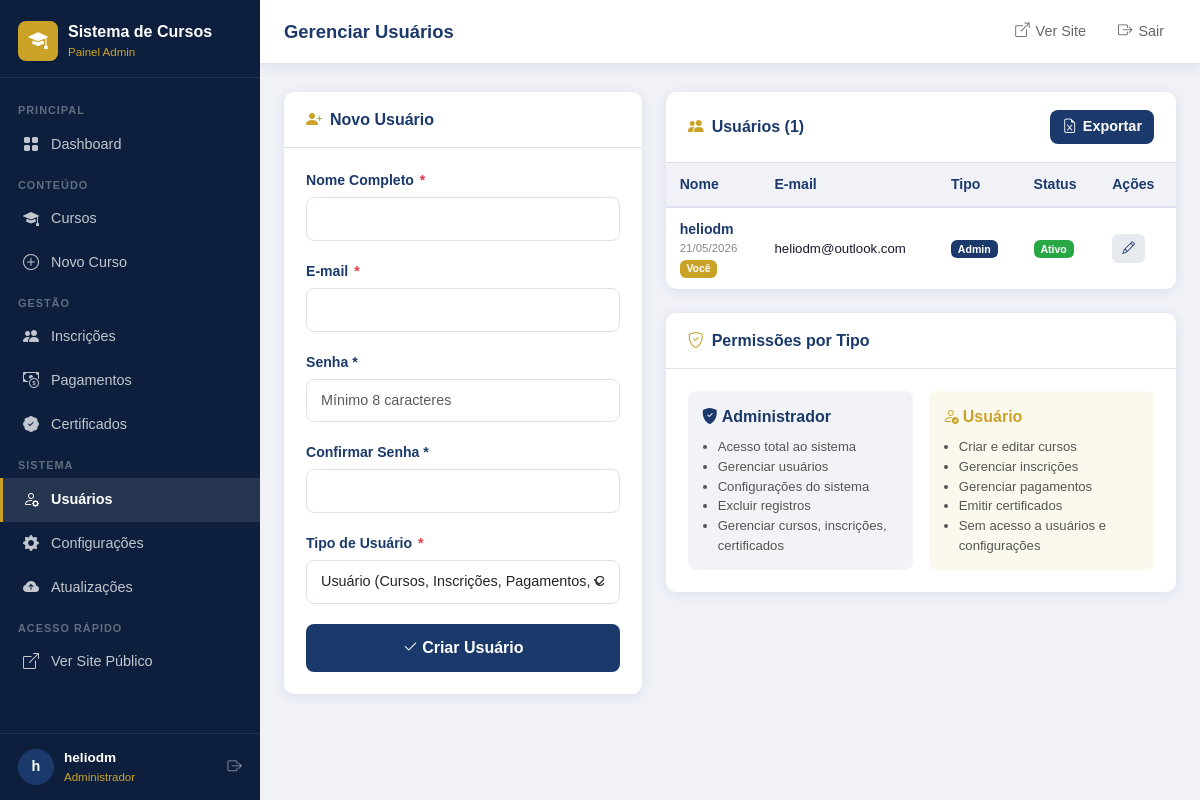
The app's page /admin/usuarios.php (signed in) with its own data.
### tables this page shows
CREATE TABLE IF NOT EXISTS `usuarios` (
  `id` int(11) NOT NULL AUTO_INCREMENT,
  `nome` varchar(150) NOT NULL,
  `email` varchar(150) NOT NULL,
  `senha` varchar(255) NOT NULL,
  `tipo` enum('admin','usuario') NOT NULL DEFAULT 'usuario',
  `ativo` tinyint(1) NOT NULL DEFAULT 1,
  `criado_em` timestamp NOT NULL DEFAULT current_timestamp(),
  `atualizado_em` timestamp NOT NULL DEFAULT current_timestamp() ON UPDATE current_timestamp(),
  PRIMARY KEY (`id`),
  UNIQUE KEY `email` (`email`)
);

### includes/functions.php (called while the page is built, shortened)
<?php
function getConfig(string $chave, string $default = ''): string {
    static $cache = [];
    $db = getDB();
    $stmt = $db->prepare("SELECT valor FROM configuracoes WHERE chave = ?");
    $stmt->execute([$chave]);
    $row = $stmt->fetch();
    $cache[$chave] = $row ? ($row['valor'] ?? $default) : $default;
    return $cache[$chave];
}
function h(mixed $valor): string {
    return htmlspecialchars((string)($valor ?? ''), ENT_QUOTES | ENT_HTML5, 'UTF-8');
}
function formatarData(?string $data, string $formato = 'd/m/Y'): string {
    return date($formato, strtotime($data));
}
function urlImagem(?string $caminho, string $default = ''): string {
    if (empty($caminho)) return $default;
    return $default;
}

### includes/auth.php (called while the page is built, shortened)
<?php
require_once __DIR__ . '/functions.php';
function isLoggedIn(): bool {
    return !empty($_SESSION['usuario_id']) && !empty($_SESSION['usuario_tipo']);
}
function isAdmin(): bool {
    return isLoggedIn() && $_SESSION['usuario_tipo'] === 'admin';
}
function getUsuarioLogado(): ?array {
    return [
        'id'    => $_SESSION['usuario_id'],
        'nome'  => $_SESSION['usuario_nome'],
        'email' => $_SESSION['usuario_email'],
        'tipo'  => $_SESSION['usuario_tipo'],
    ];
}

### admin/usuarios.php (the view, shortened to what this page needs)
<?php ob_start();
$pageTitle = 'Gerenciar Usuários';
require_once __DIR__ . '/includes/header.php';
$db    = getDB();
$editUser = null;
$usuarios = $db->query("SELECT id, nome, email, tipo, ativo, criado_em FROM usuarios ORDER BY tipo ASC, nome ASC")->fetchAll();
?>
<div class="row g-4">
  <div class="col-lg-5">
    <div class="admin-card">
      <div class="admin-card-header">
        <h5><i class="bi bi-person-plus-fill"></i> <?= $editUser ? 'Editar Usuário' : 'Novo Usuário' ?></h5>
      </div>
      <div class="admin-card-body">
        <form method="POST" novalidate>
          <div class="admin-form-group">
            <label>Nome Completo <span class="required">*</span></label>
            <input type="text" class="form-control" name="nome"
                   value="<?= h($editUser['nome'] ?? '') ?>" required maxlength="150">
          </div>
          <div class="admin-form-group">
            <label>E-mail <span class="required">*</span></label>
            <input type="email" class="form-control" name="email"
                   value="<?= h($editUser['email'] ?? '') ?>" required maxlength="150">
          </div>
          <div class="admin-form-group">
            <label>
              <?= $editUser ? 'Nova Senha (deixe em branco para manter)' : 'Senha *' ?>
            </label>
            <input type="password" class="form-control" name="senha" minlength="8"
                   placeholder="Mínimo 8 caracteres" <?= $editUser ? '' : 'required' ?>>
          </div>
          <div class="admin-form-group">
            <label>Confirmar Senha <?= $editUser ? '' : '*' ?></label>
            <input type="password" class="form-control" name="confirmar_senha" <?= $editUser ? '' : 'required' ?>>
          </div>
          <div class="admin-form-group">
            <label>Tipo de Usuário <span class="required">*</span></label>
            <select class="form-select" name="tipo">
              <option value="usuario" <?= ($editUser['tipo'] ?? '') === 'usuario' ? 'selected' : '' ?>>
                Usuário (Cursos, Inscrições, Pagamentos, Certificados)
              </option>
            </select>
          </div>
          <button type="submit" class="btn w-100" style="background:var(--primary);color:#fff;font-weight:700;border-radius:8px;padding:11px;">
            <i class="bi bi-check2 me-1"></i><?= $editUser ? 'Salvar Alterações' : 'Criar Usuário' ?>
          </button>
        </form>
      </div>
    </div>
  </div>
  <div class="col-lg-7">
    <div class="admin-card">
      <div class="admin-card-header">
        <h5><i class="bi bi-people-fill"></i> Usuários (<?= count($usuarios) ?>)</h5>
        <a href="<?= BASE_PATH ?>/api/exportar.php?tipo=usuarios" class="topbar-btn btn-primary-sm">
          <i class="bi bi-file-earmark-excel"></i> Exportar
        </a>
      </div>
      <div style="overflow-x:auto;">
        <table class="admin-table">
          <thead>
            <tr>
              <th>Nome</th>
              <th>E-mail</th>
              <th>Tipo</th>
              <th>Status</th>
              <th>Ações</th>
            </tr>
          </thead>
          <tbody>
            <?php foreach ($usuarios as $u): ?>
            <tr>
              <td>
                <div style="font-weight:700;font-size:.88rem;color:var(--primary);"><?= h($u['nome']) ?></div>
                <div style="font-size:.72rem;color:#888;"><?= formatarData($u['criado_em'], 'd/m/Y') ?></div>
                <?php if ($u['id'] === (int)$usuario['id']): ?>
                <span class="badge" style="background:var(--secondary);font-size:.65rem;">Você</span>
                <?php endif; ?>
              </td>
              <td style="font-size:.83rem;"><?= h($u['email']) ?></td>
              <td>
                <span class="badge <?= $u['tipo'] === 'admin' ? 'badge-admin' : 'badge-usuario' ?>">
                  <?= $u['tipo'] === 'admin' ? 'Admin' : 'Usuário' ?>
                </span>
              </td>
              <td>
                <span class="badge <?= $u['ativo'] ? 'badge-ativo' : 'badge-inativo' ?>">
                  <?= $u['ativo'] ? 'Ativo' : 'Inativo' ?>
                </span>
              </td>
              <td>
                <div class="actions">
                  <a href="<?= BASE_PATH ?>/admin/usuarios.php?editar=<?= $u['id'] ?>" class="btn-action edit">
                    <i class="bi bi-pencil"></i>
                  </a>
                </div>
              </td>
            </tr>
            <?php endforeach; ?>
          </tbody>
        </table>
      </div>
    </div>
    <div class="admin-card mt-3">
      <div class="admin-card-header"><h5><i class="bi bi-shield-check"></i> Permissões por Tipo</h5></div>
      <div class="admin-card-body">
        <div class="row g-3">
          <div class="col-md-6">
            <div style="background:rgba(27,58,107,.06);border-radius:8px;padding:14px;">
              <div class="fw-bold mb-2" style="color:var(--primary);"><i class="bi bi-shield-fill-check me-1"></i>Administrador</div>
              <ul style="font-size:.82rem;color:#555;padding-left:16px;margin:0;">
                <li>Acesso total ao sistema</li>
                <li>Gerenciar usuários</li>
                <li>Configurações do sistema</li>
                <li>Excluir registros</li>
                <li>Gerenciar cursos, inscrições, certificados</li>
              </ul>
            </div>
          </div>
          <div class="col-md-6">
            <div style="background:rgba(201,162,39,.08);border-radius:8px;padding:14px;">
              <div class="fw-bold mb-2" style="color:var(--secondary);"><i class="bi bi-person-check me-1"></i>Usuário</div>
              <ul style="font-size:.82rem;color:#555;padding-left:16px;margin:0;">
                <li>Criar e editar cursos</li>
                <li>Gerenciar inscrições</li>
                <li>Gerenciar pagamentos</li>
                <li>Emitir certificados</li>
                <li>Sem acesso a usuários e configurações</li>
              </ul>
            </div>
          </div>
        </div>
      </div>
    </div>
  </div>
</div>
<?php require_once __DIR__ . '/includes/footer.php'; ?>

### admin/includes/header.php (shortened to what this page needs)
<?php
require_once __DIR__ . '/../../includes/functions.php';
require_once __DIR__ . '/../../includes/auth.php';
$usuario  = getUsuarioLogado();
$siteName = getConfig('site_nome', 'Sistema de Cursos');
$siteLogo = urlImagem(getConfig('site_logo'), '');
$pageTitle = $pageTitle ?? 'Painel Admin';
?>
<!DOCTYPE html>
<html lang="pt-BR">
<head>
  <link rel="stylesheet" href="https://cdn.jsdelivr.net/npm/bootstrap@5.3.2/dist/css/bootstrap.min.css">
  <link rel="stylesheet" href="https://cdn.jsdelivr.net/npm/bootstrap-icons@1.11.3/font/bootstrap-icons.min.css">
  <link rel="stylesheet" href="<?= BASE_PATH ?>/assets/css/admin.css">
</head>
<body class="admin-body">
<aside class="admin-sidebar" id="admin-sidebar">
  <a class="sidebar-brand" href="<?= BASE_PATH ?>/admin/index.php">
    <?php if ($siteLogo): ?>
    <img src="<?= h($siteLogo) ?>" alt="<?= h($siteName) ?>">
    <?php else: ?>
    <div style="width:40px;height:40px;background:var(--secondary);border-radius:8px;display:flex;align-items:center;justify-content:center;flex-shrink:0;">
      <i class="bi bi-mortarboard-fill" style="color:#fff;font-size:1.2rem;"></i>
    </div>
    <?php endif; ?>
    <div>
      <span class="brand-name"><?= h($siteName) ?></span>
      <span class="brand-sub">Painel Admin</span>
    </div>
  </a>
  <nav class="sidebar-nav">
    <?php
    $current = basename($_SERVER['PHP_SELF'], '.php');
    function isActive(string $page, string $current): string {
      return $current === $page ? 'active' : '';
    }
    ?>
    <div class="sidebar-section-label">Principal</div>
    <a href="<?= BASE_PATH ?>/admin/index.php" class="sidebar-link <?= isActive('index', $current) ?>">
      <i class="bi bi-grid-fill"></i> Dashboard
    </a>
    <div class="sidebar-section-label">Conteúdo</div>
    <a href="<?= BASE_PATH ?>/admin/cursos.php" class="sidebar-link <?= isActive('cursos', $current) ?>">
      <i class="bi bi-mortarboard-fill"></i> Cursos
    </a>
    <a href="<?= BASE_PATH ?>/admin/cursos.php?acao=criar" class="sidebar-link <?= isActive('curso-criar', $current) ?>">
      <i class="bi bi-plus-circle"></i> Novo Curso
    </a>
    <div class="sidebar-section-label">Gestão</div>
    <a href="<?= BASE_PATH ?>/admin/inscricoes.php" class="sidebar-link <?= isActive('inscricoes', $current) ?>">
      <i class="bi bi-people-fill"></i> Inscrições
    </a>
    <a href="<?= BASE_PATH ?>/admin/pagamentos.php" class="sidebar-link <?= isActive('pagamentos', $current) ?>">
      <i class="bi bi-cash-coin"></i> Pagamentos
    </a>
    <a href="<?= BASE_PATH ?>/admin/certificados.php" class="sidebar-link <?= isActive('certificados', $current) ?>">
      <i class="bi bi-patch-check-fill"></i> Certificados
    </a>
    <?php if (isAdmin()): ?>
    <div class="sidebar-section-label">Sistema</div>
    <a href="<?= BASE_PATH ?>/admin/usuarios.php" class="sidebar-link <?= isActive('usuarios', $current) ?>">
      <i class="bi bi-person-gear"></i> Usuários
    </a>
    <a href="<?= BASE_PATH ?>/admin/configuracoes.php" class="sidebar-link <?= isActive('configuracoes', $current) ?>">
      <i class="bi bi-gear-fill"></i> Configurações
    </a>
    <a href="<?= BASE_PATH ?>/admin/atualizacoes.php" class="sidebar-link <?= isActive('atualizacoes', $current) ?>" style="position:relative;">
      <i class="bi bi-cloud-arrow-up-fill"></i> Atualizações
    </a>
    <?php endif; ?>
    <div class="sidebar-section-label">Acesso Rápido</div>
    <a href="<?= BASE_PATH ?>/index.php" target="_blank" class="sidebar-link">
      <i class="bi bi-box-arrow-up-right"></i> Ver Site Público
    </a>
  </nav>
  <div class="sidebar-user">
    <div class="user-avatar"><?= mb_substr($usuario['nome'], 0, 1) ?></div>
    <div class="user-info">
      <div class="name"><?= h($usuario['nome']) ?></div>
      <div class="role"><?= $usuario['tipo'] === 'admin' ? 'Administrador' : 'Usuário' ?></div>
    </div>
    <form method="POST" action="<?= BASE_PATH ?>/logout.php" style="display:contents;">
      <button type="submit" class="logout-btn" title="Sair" style="background:none;border:none;padding:0;cursor:pointer;">
        <i class="bi bi-box-arrow-right"></i>
      </button>
    </form>
  </div>
</aside>
<header class="admin-topbar">
  <div class="topbar-title"><?= h($pageTitle) ?></div>
  <div class="topbar-actions">
    <a href="<?= BASE_PATH ?>/index.php" target="_blank" class="topbar-btn">
      <i class="bi bi-box-arrow-up-right"></i>
      <span class="d-none d-md-inline">Ver Site</span>
    </a>
    <form method="POST" action="<?= BASE_PATH ?>/logout.php" style="display:contents;"
          onsubmit="return confirm('Deseja sair do sistema?')">
      <button type="submit" class="topbar-btn" style="background:none;border:none;cursor:pointer;">
        <i class="bi bi-box-arrow-right"></i>
        <span class="d-none d-sm-inline">Sair</span>
      </button>
    </form>
  </div>
</header>
<main class="admin-main">

### admin/includes/footer.php (shortened to what this page needs)
</main>
</body>
</html>

### records on screen
usuarios: nome "heliodm", criado_em "21/05/2026", shows "Você", email "heliodm@outlook.com", tipo "Admin", ativo "Ativo"

### other values on screen
$siteName "Sistema de Cursos"
mb_substr($usuario['nome'], 0, 1) "h"
$usuario['nome'] "heliodm"
$pageTitle "Gerenciar Usuários"
count($usuarios) "1"
